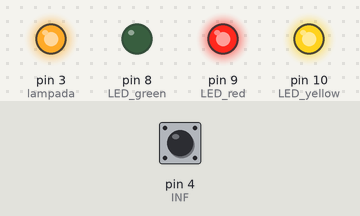
A sketch run on a simulated Arduino Uno, built with avr-gcc and run on an emulated ATmega328P. Parts: output pins drawn as LEDs (lit = HIGH). The test bench sets the inputs (shaded band); at power-on: pin 4 (INF) HIGH.

Above: at 1.5 s.
1.6 s: pin 4 (INF) pulsed LOW 5 times (0.12 s each, 0.3 s apart)
At 3.9 s:
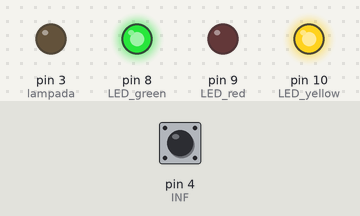
Timing chart, 0 to 5.4 s (numbered marks = the images above; inputs shaded):
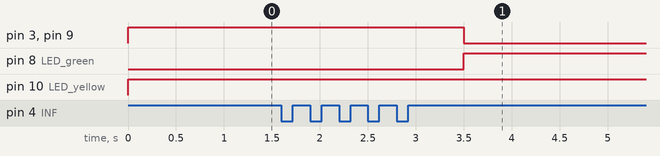

The sketch:

Interruptor.ino
```cpp
int INF = 4;

int lampada = 3;
int LED_yellow = 10;
int LED_red = 9;
int LED_green = 8;
int sensor;

boolean ultimo_inf = LOW;
boolean atual_inf = LOW;
boolean ledOn = false;

void setup() {
  pinMode(INF, INPUT);
  pinMode(lampada, OUTPUT);
  pinMode(LED_yellow, OUTPUT);
  pinMode(LED_red, OUTPUT);
  pinMode(LED_green, OUTPUT);
}

boolean armazena(boolean ultimo){
  boolean atual = digitalRead(INF);
  if(atual != ultimo){
    atual = digitalRead(INF);
  }
  return atual;
}

void loop() {
  atual_inf = armazena(ultimo_inf);
  digitalWrite(LED_red, HIGH);
  digitalWrite(LED_yellow, HIGH);
  if(ultimo_inf == LOW && atual_inf == HIGH){
    ledOn = !ledOn;
  }
  if(ledOn == HIGH){
    digitalWrite(LED_green, LOW);
    digitalWrite(LED_red, HIGH);
  }
  else{
    digitalWrite(LED_green, HIGH);
    digitalWrite(LED_red, LOW);
  }
  ultimo_inf = atual_inf;
  digitalWrite(lampada, ledOn);
  delay(700);
}
```

Measured:
- after the input at 1.6 s, pin 3 (lampada), pin 9 (LED_red): HIGH → LOW after 1.9 s; pin 8 (LED_green): LOW → HIGH after 1.9 s
